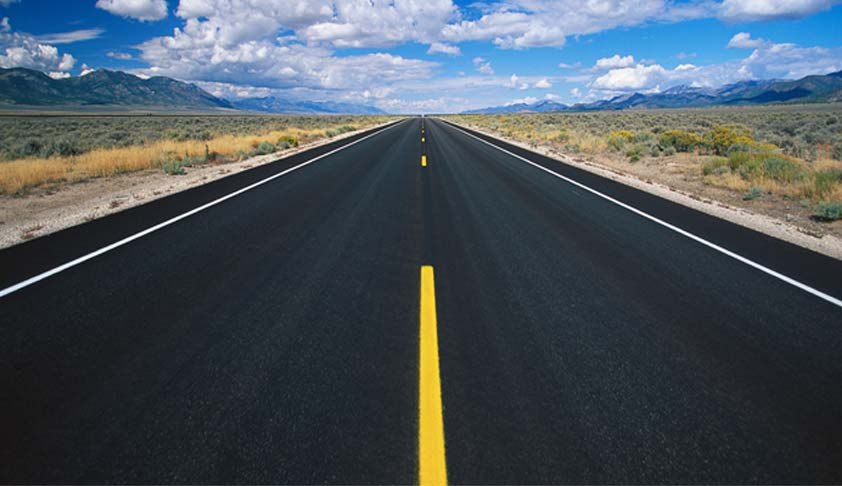
#> input picture workshop01/img0301.jpg, 842 x 486 px
$ python tut03.py
#> lines starting #> are read from the running program, lines starting #| are printed output that depends on the picture; after the words box and inside, x2 and y2 are one past the last pixel; in counts of white or black regions, pixels touching at a corner belong together
import cv2

# Read in an image (roads) and convert to HSV
img = cv2.imread('img0301.jpg')
#> img is the input picture: shape (486, 842, 3); mean B, G, R 92.4, 84, 73.5
hsv = cv2.cvtColor(img, cv2.COLOR_BGR2HSV)
#> hsv: shape (486, 842, 3); mean H, S, V 92, 76.2, 99.8
hsvlinedup = cv2.hconcat([hsv[:,:,0], hsv[:,:,1], hsv[:,:,2]])
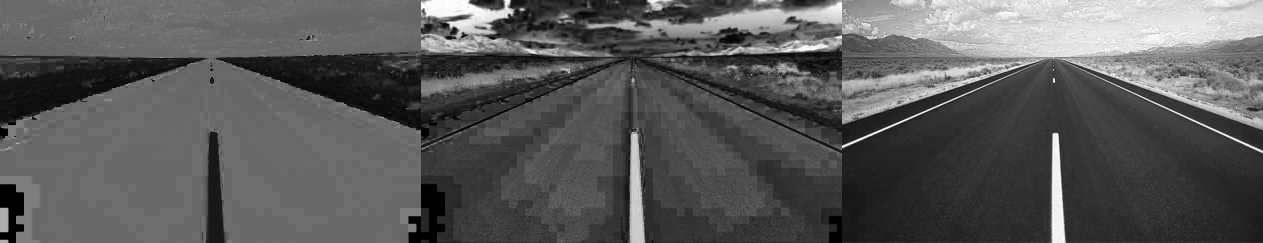
#> hsvlinedup: shape (486, 2526) (shown at 1/2 size); min 0, max 255, mean 89.4
cv2.imshow('test',hsvlinedup)
cv2.waitKey(0)

# Blur the image by convolution of a gaussian kernel
values = hsv[:,:,2];
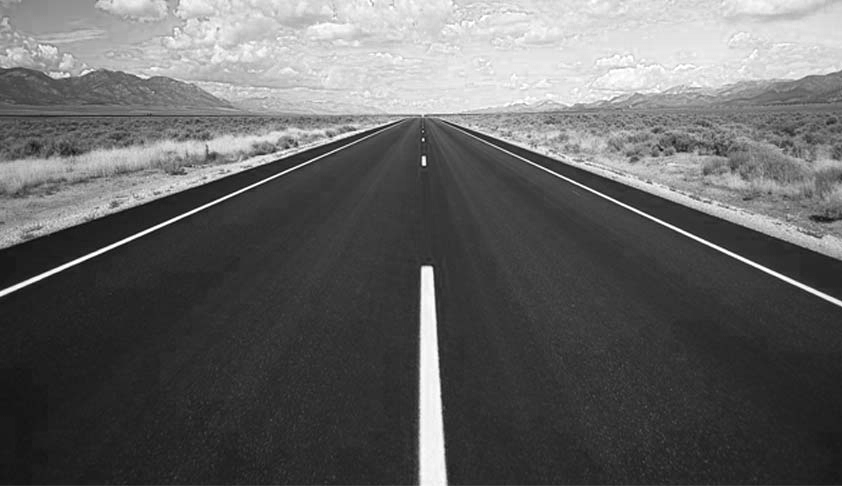
#> values: shape (486, 842); min 7, max 255, mean 99.8
blurred = cv2.GaussianBlur(values, (17,17), 5);
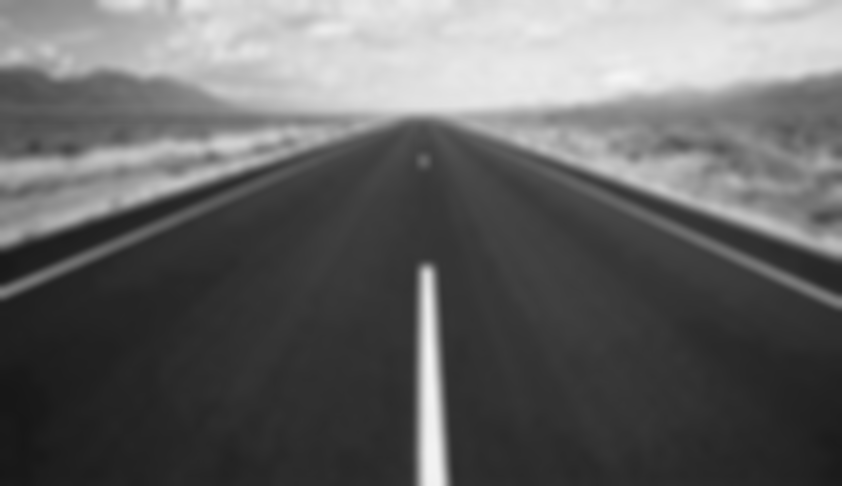
#> blurred: shape (486, 842); min 23, max 245, mean 99.8
cv2.imshow('test',cv2.hconcat([values, blurred]))
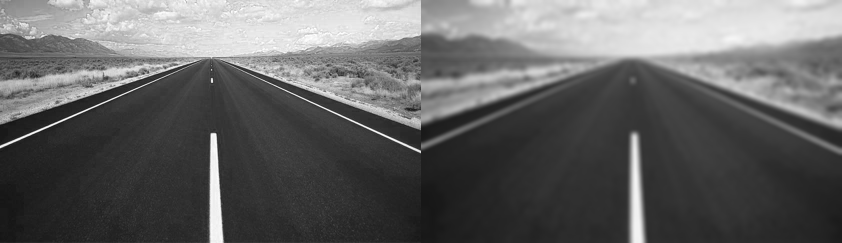
#> window 'test': shape (486, 1684) (shown at 1/2 size); min 7, max 255, mean 99.8
cv2.waitKey(0)

# Canny
edges = cv2.Canny(blurred, 3, 45);
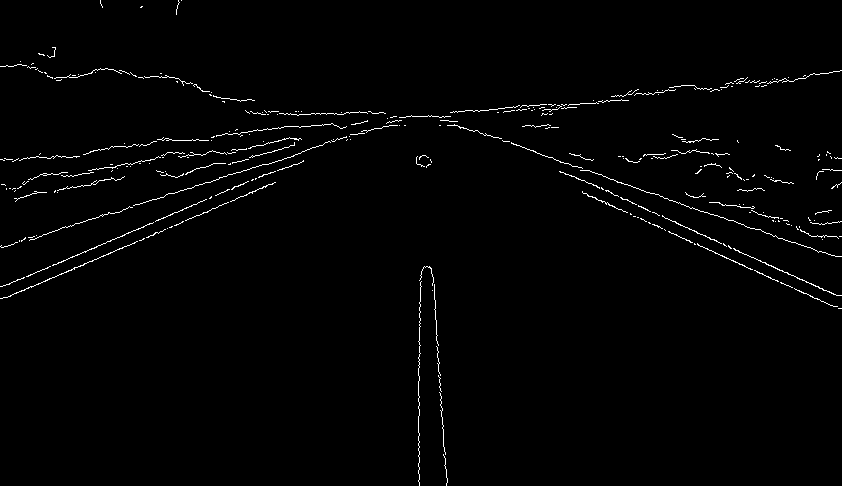
#> edges: shape (486, 842); 1.4% white in thin lines or dots
cv2.imshow('test',edges)
cv2.waitKey(0)

# Find Lines
lines = cv2.HoughLinesP(edges, 1, 3.14/180, 100);
#> lines = 146 rows, first 6: [209, 198, 211, 197], [236, 186, 244, 183], [124, 234, 129, 232], [61, 261, 64, 260], [94, 247, 99, 245], [374, 128, 375, 128]
print(lines.shape)
#| (146, 1, 4)
cv2.waitKey(0)

# Display image
disp = img
n = lines.shape[1]
#> n = 1
for i in range(n):
    cv2.line(disp, (lines[0,i,0], lines[0,i,1]), (lines[0,i,2], lines[0,i,3]), (0,0,255))
#> disp: shape (486, 842, 3); under 0.01% of pixels changed, all inside (x1, y1, x2, y2) = (209, 197, 212, 199)

cv2.imshow('test', disp)
cv2.waitKey(0)
